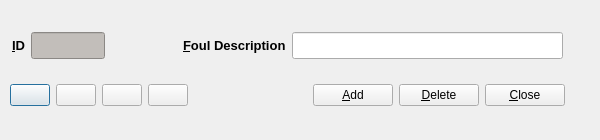
<?xml version="1.0" encoding="UTF-8"?>
<ui version="4.0">
 <class>FoulSetupDlg</class>
 <widget class="QDialog" name="FoulSetupDlg">
  <property name="geometry">
   <rect>
    <x>0</x>
    <y>0</y>
    <width>600</width>
    <height>140</height>
   </rect>
  </property>
  <property name="minimumSize">
   <size>
    <width>600</width>
    <height>140</height>
   </size>
  </property>
  <property name="maximumSize">
   <size>
    <width>640</width>
    <height>180</height>
   </size>
  </property>
  <property name="windowTitle">
   <string>Foul Description Entry</string>
  </property>
  <widget class="QWidget" name="layoutWidget">
   <property name="geometry">
    <rect>
     <x>12</x>
     <y>20</y>
     <width>551</width>
     <height>51</height>
    </rect>
   </property>
   <layout class="QHBoxLayout" name="horizontalLayout">
    <item>
     <widget class="QLabel" name="label">
      <property name="text">
       <string>&lt;!DOCTYPE HTML PUBLIC &quot;-//W3C//DTD HTML 4.0//EN&quot; &quot;http://www.w3.org/TR/REC-html40/strict.dtd&quot;&gt;
&lt;html&gt;&lt;head&gt;&lt;meta name=&quot;qrichtext&quot; content=&quot;1&quot; /&gt;&lt;style type=&quot;text/css&quot;&gt;
p, li { white-space: pre-wrap; }
&lt;/style&gt;&lt;/head&gt;&lt;body style=&quot; font-family:'Sans Serif'; font-size:10pt; font-weight:400; font-style:normal;&quot;&gt;
&lt;p style=&quot; margin-top:0px; margin-bottom:0px; margin-left:0px; margin-right:0px; -qt-block-indent:0; text-indent:0px;&quot;&gt;&lt;span style=&quot; font-weight:600;&quot;&gt;&amp;amp;ID&lt;/span&gt;&lt;/p&gt;&lt;/body&gt;&lt;/html&gt;</string>
      </property>
      <property name="buddy">
       <cstring>foulID_display</cstring>
      </property>
     </widget>
    </item>
    <item>
     <widget class="QLineEdit" name="foulID_display">
      <property name="maximumSize">
       <size>
        <width>81</width>
        <height>27</height>
       </size>
      </property>
      <property name="styleSheet">
       <string notr="true">background-color: rgb(194, 190, 186);</string>
      </property>
      <property name="readOnly">
       <bool>true</bool>
      </property>
     </widget>
    </item>
    <item>
     <spacer name="horizontalSpacer">
      <property name="orientation">
       <enum>Qt::Horizontal</enum>
      </property>
      <property name="sizeHint" stdset="0">
       <size>
        <width>78</width>
        <height>20</height>
       </size>
      </property>
     </spacer>
    </item>
    <item>
     <widget class="QLabel" name="label_2">
      <property name="text">
       <string>&lt;!DOCTYPE HTML PUBLIC &quot;-//W3C//DTD HTML 4.0//EN&quot; &quot;http://www.w3.org/TR/REC-html40/strict.dtd&quot;&gt;
&lt;html&gt;&lt;head&gt;&lt;meta name=&quot;qrichtext&quot; content=&quot;1&quot; /&gt;&lt;style type=&quot;text/css&quot;&gt;
p, li { white-space: pre-wrap; }
&lt;/style&gt;&lt;/head&gt;&lt;body style=&quot; font-family:'Sans Serif'; font-size:10pt; font-weight:400; font-style:normal;&quot;&gt;
&lt;p style=&quot; margin-top:0px; margin-bottom:0px; margin-left:0px; margin-right:0px; -qt-block-indent:0; text-indent:0px;&quot;&gt;&lt;span style=&quot; font-weight:600;&quot;&gt;&amp;amp;Foul Description&lt;/span&gt;&lt;/p&gt;&lt;/body&gt;&lt;/html&gt;</string>
      </property>
      <property name="buddy">
       <cstring>foulDescEdit</cstring>
      </property>
     </widget>
    </item>
    <item>
     <widget class="QLineEdit" name="foulDescEdit">
      <property name="minimumSize">
       <size>
        <width>271</width>
        <height>27</height>
       </size>
      </property>
      <property name="toolTip">
       <string>Description of foul resulting in booking</string>
      </property>
     </widget>
    </item>
   </layout>
  </widget>
  <widget class="QWidget" name="layoutWidget">
   <property name="geometry">
    <rect>
     <x>10</x>
     <y>70</y>
     <width>261</width>
     <height>51</height>
    </rect>
   </property>
   <layout class="QHBoxLayout" name="horizontalLayout_2">
    <item>
     <widget class="QPushButton" name="firstEntry">
      <property name="toolTip">
       <string>First Entry</string>
      </property>
      <property name="text">
       <string/>
      </property>
      <property name="icon">
       <iconset resource="fmrd_resources.qrc">
        <normaloff>:/images/first.png</normaloff>:/images/first.png</iconset>
      </property>
     </widget>
    </item>
    <item>
     <widget class="QPushButton" name="prevEntry">
      <property name="toolTip">
       <string>Previous Entry</string>
      </property>
      <property name="text">
       <string/>
      </property>
      <property name="icon">
       <iconset resource="fmrd_resources.qrc">
        <normaloff>:/images/prev.png</normaloff>:/images/prev.png</iconset>
      </property>
     </widget>
    </item>
    <item>
     <widget class="QPushButton" name="nextEntry">
      <property name="toolTip">
       <string>Next Entry</string>
      </property>
      <property name="text">
       <string/>
      </property>
      <property name="icon">
       <iconset resource="fmrd_resources.qrc">
        <normaloff>:/images/next.png</normaloff>:/images/next.png</iconset>
      </property>
     </widget>
    </item>
    <item>
     <widget class="QPushButton" name="lastEntry">
      <property name="toolTip">
       <string>Last Entry</string>
      </property>
      <property name="text">
       <string/>
      </property>
      <property name="icon">
       <iconset resource="fmrd_resources.qrc">
        <normaloff>:/images/last.png</normaloff>:/images/last.png</iconset>
      </property>
     </widget>
    </item>
    <item>
     <spacer name="horizontalSpacer_2">
      <property name="orientation">
       <enum>Qt::Horizontal</enum>
      </property>
      <property name="sizeHint" stdset="0">
       <size>
        <width>18</width>
        <height>20</height>
       </size>
      </property>
     </spacer>
    </item>
   </layout>
  </widget>
  <widget class="QWidget" name="layoutWidget">
   <property name="geometry">
    <rect>
     <x>290</x>
     <y>70</y>
     <width>275</width>
     <height>51</height>
    </rect>
   </property>
   <layout class="QHBoxLayout" name="horizontalLayout_3">
    <item>
     <spacer name="horizontalSpacer_3">
      <property name="orientation">
       <enum>Qt::Horizontal</enum>
      </property>
      <property name="sizeHint" stdset="0">
       <size>
        <width>13</width>
        <height>20</height>
       </size>
      </property>
     </spacer>
    </item>
    <item>
     <widget class="QPushButton" name="addEntry">
      <property name="toolTip">
       <string>Add Entry</string>
      </property>
      <property name="text">
       <string>&amp;Add</string>
      </property>
      <property name="icon">
       <iconset resource="fmrd_resources.qrc">
        <normaloff>:/images/add.png</normaloff>:/images/add.png</iconset>
      </property>
     </widget>
    </item>
    <item>
     <widget class="QPushButton" name="deleteEntry">
      <property name="toolTip">
       <string>Delete Entry</string>
      </property>
      <property name="text">
       <string>&amp;Delete</string>
      </property>
      <property name="icon">
       <iconset resource="fmrd_resources.qrc">
        <normaloff>:/images/delete.png</normaloff>:/images/delete.png</iconset>
      </property>
     </widget>
    </item>
    <item>
     <widget class="QPushButton" name="closeButton">
      <property name="toolTip">
       <string>Close Window</string>
      </property>
      <property name="text">
       <string>&amp;Close</string>
      </property>
      <property name="icon">
       <iconset resource="fmrd_resources.qrc">
        <normaloff>:/images/quit.png</normaloff>:/images/quit.png</iconset>
      </property>
     </widget>
    </item>
   </layout>
  </widget>
 </widget>
 <resources>
  <include location="fmrd_resources.qrc"/>
 </resources>
 <connections/>
</ui>
